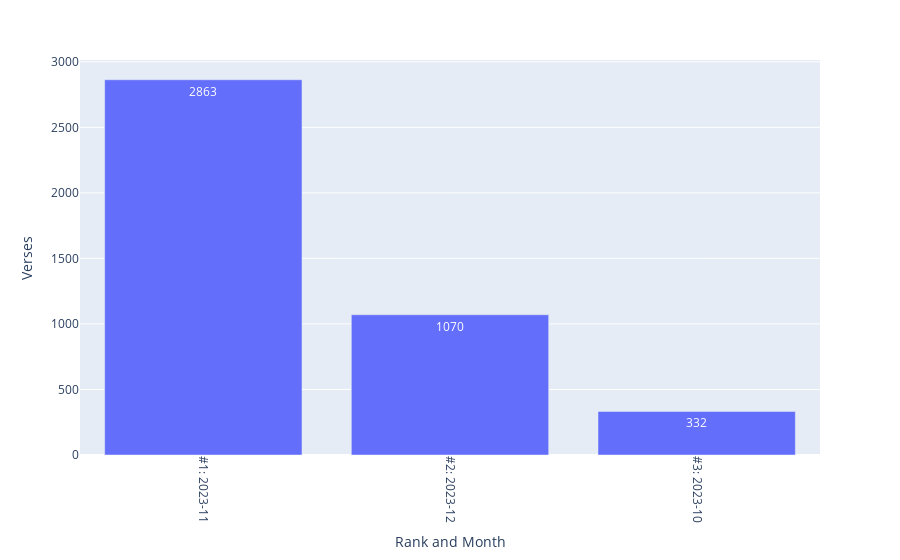

The notebook cell this image was saved under:
### Code cell
fig_top_months_by_verses = px.bar(df_top_months_by_verses, 
x = 'Rank and Month', y = 'Verses', text = 'Verses')
fig_top_months_by_verses.update_xaxes(tickangle = 90)
fig_top_months_by_verses.write_html('Analyses/top_months_by_verses.html')
fig_top_months_by_verses.write_image(
    'Analyses/top_months_by_verses.png', 
    width = 1920, height = 1080, engine = 'kaleido', scale = 2)
fig_top_months_by_verses

### Figure 1 — Plotly figure (JSON) as saved in the notebook; plotly's stock layout.template omitted (floating-point values rounded to 4 significant figures)
{"data": [{"alignmentgroup": "True", "hovertemplate": "Rank and Month=%{x}<br>Verses=%{text}<extra></extra>", "legendgroup": "", "marker": {"color": "#636efa", "pattern": {"shape": ""}}, "name": "", "offsetgroup": "", "orientation": "v", "showlegend": false, "text": [2863, 1070, 332], "textposition": "auto", "type": "bar", "x": ["#1: 2023-11", "#2: 2023-12", "#3: 2023-10"], "xaxis": "x", "y": [2863, 1070, 332], "yaxis": "y"}], "layout": {"barmode": "relative", "legend": {"tracegroupgap": 0}, "margin": {"t": 60}, "xaxis": {"anchor": "y", "domain": [0, 1], "tickangle": 90, "title": {"text": "Rank and Month"}}, "yaxis": {"anchor": "x", "domain": [0, 1], "title": {"text": "Verses"}}}}
